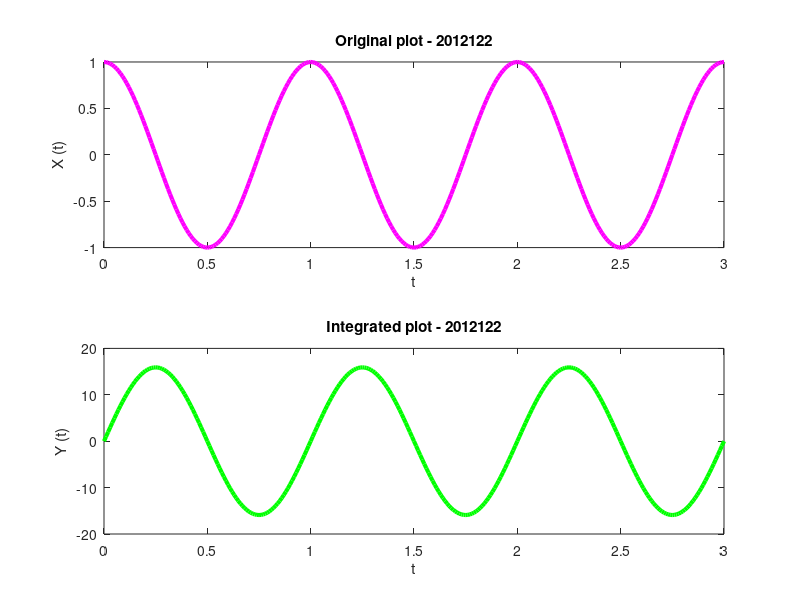

Write MATLAB code to recreate this figure.
t = 0 : 0.01 : 3;
f = 1;

X = exp(-2i*pi*f*t);
subplot(2, 1, 1);
plot(t, X, 'm', 'LineWidth', 3)
title('Original plot - 2012122');
xlabel('t'); ylabel('X (t)');

Y=cumtrapz(X);
subplot(2, 1, 2);
plot(t, Y, 'g', 'LineWidth', 3);
title('Integrated plot - 2012122');
xlabel('t'); ylabel('Y (t)');

print ('Exp3_1b','-dpdf','-fillpage');